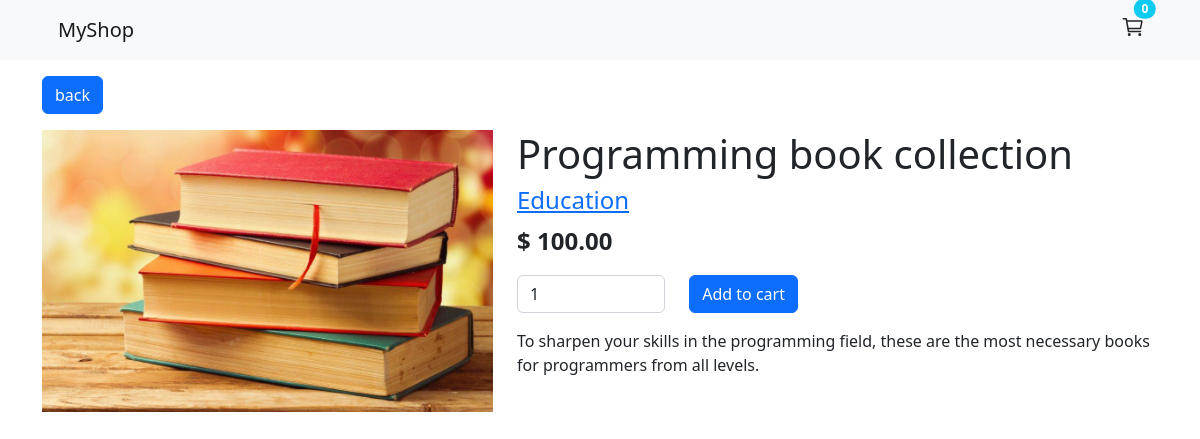
The app's page /2/programming-book-collection/ with its own data.
### shop/models.py (models this page shows, shortened)
class Product(models.Model):
    category = models.ForeignKey(Category, related_name="products", on_delete=models.CASCADE)
    name = models.CharField(max_length=200, db_index=True)
    slug = models.SlugField(max_length=200, db_index=True)
    image = models.ImageField(upload_to="products/%Y/%m/%d", blank=True)
    description = models.TextField(blank=True)
    price = models.DecimalField(max_digits=10, decimal_places=2)
    available = models.BooleanField(default=True)
    created = models.DateTimeField(auto_now_add=True)
    updated = models.DateTimeField(auto_now=True)
    class Meta:
        ordering = ("name", )
        index_together = (("id", "slug"), )

class Category(models.Model):
    name = models.CharField(max_length=200, db_index=True)
    slug = models.SlugField(max_length=200, unique=True)
    class Meta:
        ordering = ("name", )
        verbose_name = 'category'
        verbose_name_plural = "categories"
    def __str__(self) -> str:
        return self.name
    def get_absolute_url(self):
        return reverse("shop:product_list_by_category", args=[self.slug])

### shop/views.py (the view)
# urls.py: path("<int:id>/<slug:slug>/", views.product_detail, name="product_detail")
def product_detail(request, id, slug):
    product = get_object_or_404(Product, id=id, slug=slug, available=True)
    cart_product_form = CartAddProductForm()
    context = {
        "product" : product,
        "cart_product_form" : cart_product_form
    }
    return render(request, "shop/product/detail.html", context)

### cart/form.py
class CartAddProductForm(forms.Form):
    quantity = forms.TypedChoiceField(choices=PRODUCT_QUANTITY_CHOICES, coerce=int)
    override = forms.BooleanField(required=False, initial=False, widget=forms.HiddenInput)

### cart/cart.py (called while the page is built)
    def __len__(self):
        return sum(item["quantity"] for item in self.cart.values())

### cart/context_processors.py (called while the page is built)
def cart(request):
    return {"cart" : Cart(request)}

### shop/templates/shop/product/detail.html (shortened to what this page needs)
{% extends 'base.html' %}
{% load static %}
{% load widget_tweaks %}
{% block content %}
<a href="{% url 'shop:product-list' %}" class="mt-3 mb-3 btn btn-primary">
    back
</a>
<div class="row">
    <div class="col-lg-5 col-md-12">
        <img style="width: 100%;" src="{% if product.image %} {{product.image.url}} {% else %} {% static 'images/no_image.jpg' %} {% endif %}" alt="">
    </div>
    <div class="col-lg-7">
        <h1>
            {{product.name}}
        </h1>
        <h4>
            <a href="{{product.category.get_absolute_url}}">{{product.category}}</a>
        </h4>
        <p style="font-weight: bold; font-size:x-large ">$ {{product.price}}</p>
        <div class="col-lg-6">
            <form action="{% url 'cart:cart_add' product.id %}" method="post">
            <div class="row mb-3">
                <div class="col-lg-6">
                        {% render_field cart_product_form.quantity class="form-control" %}
                    </div>
                    <div class="col-lg-6">
                        <button type="submit" class="btn btn-primary btn-block">Add to cart</button>
                    </div>
            </div>
            </form>
        </div>
        {{product.description|linebreaks}}
    </div>
</div>
{% endblock content %}

### records on screen
Product: image (picture), name "Programming book collection", category "Education", price "100.00", description "To sharpen your skills in the programming field, these are the most necessary books for programmers from all levels."
